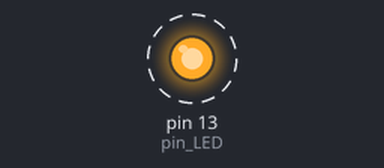
This sketch was run on a simulated Arduino Uno, built with avr-gcc and run on an emulated ATmega328P. On the bench: output pins drawn as LEDs (lit = HIGH). Dashed ring = blinking. What the sketch prints to the serial monitor is not drawn.

Above: at 0.5 s.
Timing chart, 0 to 4.6 s (numbered marks = the images above):
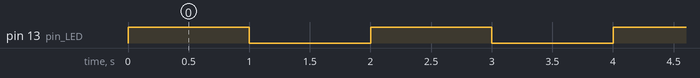

Measured:
- by itself, pin 13 (pin_LED): alternates HIGH for 1.0 s and LOW for 1.0 s

The sketch:

EX_17_01_1.ino
```cpp
int pin_LED = 13;
boolean state = false;
unsigned long time_previous = 0;

void setup() {
  Serial.begin(9600);
  pinMode(pin_LED, OUTPUT);
}

void loop() {
  unsigned long time_current = millis();

  state = !state;
  digitalWrite(pin_LED, state);
  delay(1000);

  Serial.println(String("LED 점멸 간격은 ") + (time_current - time_previous) + "밀리초입니다.");
  time_previous = time_current;
}
```
